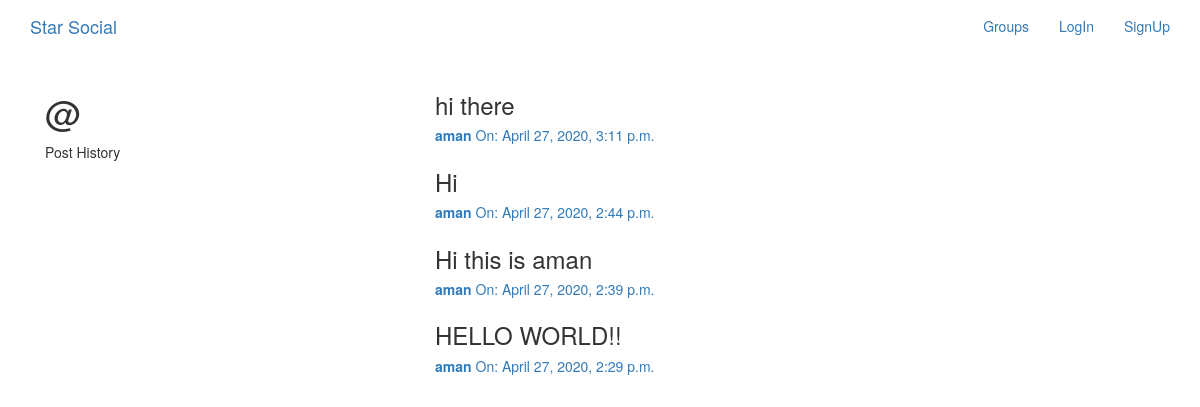
/posts/by/aman, run on the app's committed database.
### posts/models.py (models this page shows, shortened)
class Post(models.Model):
    user = models.ForeignKey(User, related_name='posts', on_delete=models.CASCADE)
    created_at = models.DateTimeField(auto_now=True)
    message = models.TextField()
    message_html = models.TextField(editable=False)
    group = models.ForeignKey(Group, related_name='post', null=True,blank=True, on_delete=models.CASCADE)
    class Meta:
        ordering = ['-created_at']
        unique_together = ['user', 'message']#since a message will be unique to a user

### posts/views.py (the view)
# urls.py: url(r'by/(?P<username>[-\w]+)', views.UserPosts.as_view(template_name='posts/user_post_list.html'), name='for_user'),
class UserPosts(generic.ListView):
    model = models.Post
    def get_queryset(self):
        queryset = User.objects.all()
        self.post_user = queryset.prefetch_related('posts').get(username__iexact=self.kwargs.get("username"))
        return self.post_user.posts.all() #if no exception then return all the posts in post_user
    def get_context_data(self, **kwargs):
        context = super().get_context_data(**kwargs)
        context['post_user'] = self.post_user.posts.all()
        return context

### posts/templates/posts/user_post_list.html
{% extends "posts/post_base.html" %}
{% block prepost %}
<div class="col-md-4">
	<h1>@{{ user.username}}</h1>
	<p>Post History</p>
</div>
{% endblock %}
{% block post_content %}
<div class="col-md-8">
	{% for post in post_user %}
		{% include "posts/_post.html" %}
	{% endfor %}
</div>
{% endblock %}

### posts/templates/posts/_post.html (shortened to what this page needs)
<h3>{{post.message_html|safe}}</h3>
<div class="media-body">
  <h5 class="media-heading">
    <span class="username">
      <a href="{% url 'posts:for_user' username=post.user.username %}">  <strong>{{post.user.username}}</strong></a>
    </span>
    <time class="time">
      <a href="{% url 'posts:single' username=post.user.username pk=post.pk %}">On: {{post.created_at}}</a>
    </time>
  </h5>
</div>

### data on the page
Post: message_html "hi there", user.username "aman", created_at "April 27, 2020, 3:11 p.m."
Post: message_html "Hi", user.username "aman", created_at "April 27, 2020, 2:44 p.m."
Post: message_html "Hi this is aman", user.username "aman", created_at "April 27, 2020, 2:39 p.m."
Post: message_html "HELLO WORLD!!", user.username "aman", created_at "April 27, 2020, 2:29 p.m."
